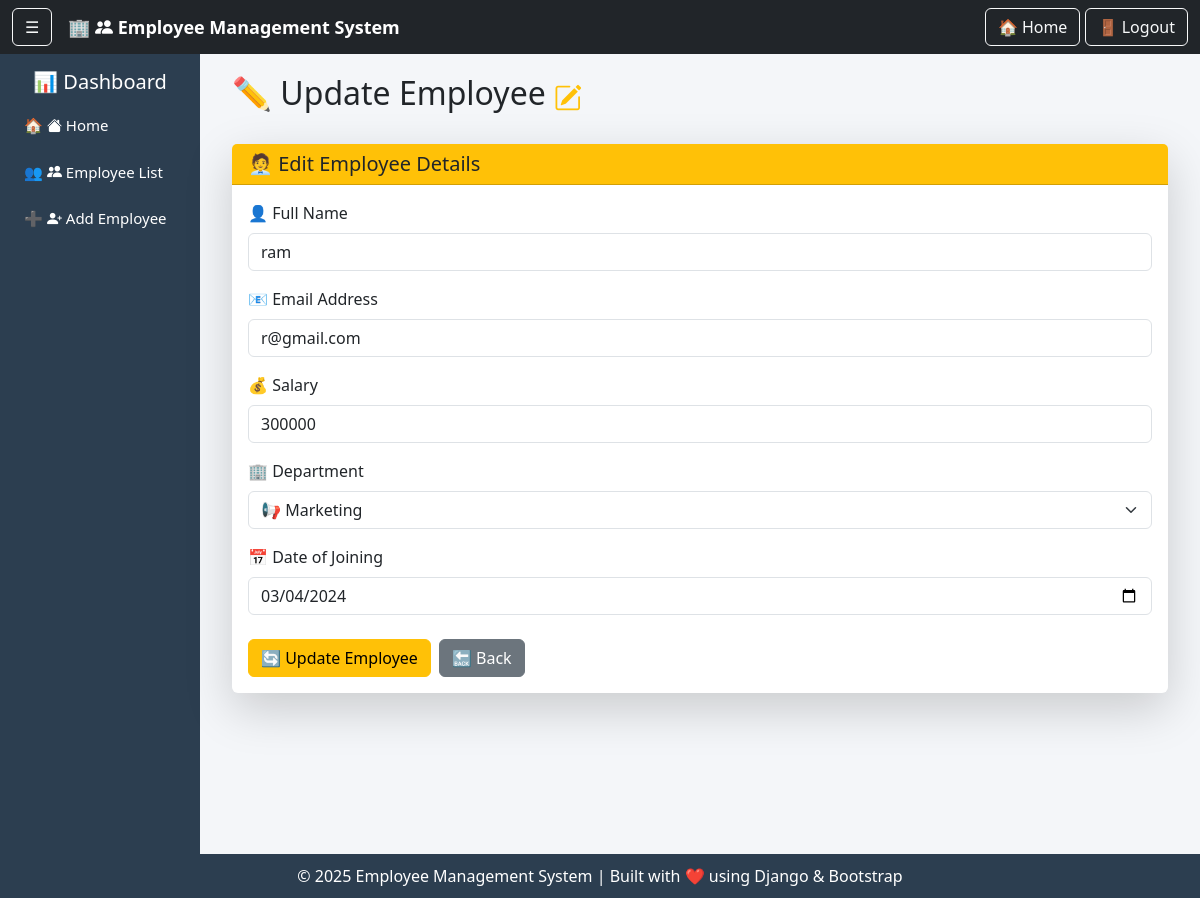
The app's page /update/3/ (signed in) with its own data.
### app/models.py (models this page shows, shortened)
class Employee(models.Model):
    id = models.AutoField(primary_key=True)
    name = models.CharField(max_length=100)
    email = models.EmailField(unique=True)
    salary = models.IntegerField()
    department = models.CharField(max_length=100)
    date_of_joining = models.DateField()

### app/views.py (the view, shortened to what this page needs)
# urls.py: path('update/<int:id>/', views.update_employee, name='update_employee'),
@login_required(login_url='login')
def update_employee(request, id):
    emp = get_object_or_404(Employee, id=id)
    return render(request, 'employee/update_employee.html', {
        'emp': emp
    })

### app/templates/employee/update_employee.html (shortened to what this page needs)
{% extends 'employee/base.html' %}
{% load static %}
{% block content %}
<div class="container">
    <div class="d-flex align-items-center mb-4">
        <h2 class="me-2">✏ Update Employee</h2>
        <i class="bi bi-pencil-square fs-3 text-warning"></i>
    </div>
    <div class="card shadow-lg border-0">
        <div class="card-header bg-warning text-dark">
            <h5 class="mb-0">
                🧑‍💼 Edit Employee Details
            </h5>
        </div>
        <div class="card-body">
            <form method="post">
                <div class="mb-3">
                    <label class="form-label">
                        👤 Full Name
                    </label>
                    <input type="text"
                           name="name"
                           value="{{ emp.name }}"
                           class="form-control"
                           required>
                </div>
                <div class="mb-3">
                    <label class="form-label">
                        📧 Email Address
                    </label>
                    <input type="email"
                           name="email"
                           value="{{ emp.email }}"
                           class="form-control"
                           required>
                </div>
                <div class="mb-3">
                    <label class="form-label">
                        💰 Salary
                    </label>
                    <input type="number"
                           name="salary"
                           value="{{ emp.salary }}"
                           class="form-control"
                           required>
                </div>
                <div class="mb-3">
                    <label class="form-label">
                        🏢 Department
                    </label>
                    <select name="department" class="form-select" required>
                        <option value="Marketing" {% if emp.department == "Marketing" %}selected{% endif %}>
                            📢 Marketing
                        </option>
                    </select>
                </div>
                <div class="mb-4">
                    <label class="form-label">
                        📅 Date of Joining
                    </label>
                    <input type="date"
                           name="date_of_joining"
                           value="{{ emp.date_of_joining|date:'Y-m-d' }}"
                           class="form-control"
                           required>
                </div>
                <div class="d-flex gap-2">
                    <button type="submit" class="btn btn-warning">
                        🔄 Update Employee
                    </button>
                    <a href="{% url 'employee_list' %}" class="btn btn-secondary">
                        🔙 Back
                    </a>
                </div>
            </form>
        </div>
    </div>
</div>
{% endblock %}

### app/templates/employee/base.html (style rules this page uses)
body { background-color: #f4f6f9; }

### records on screen
Employee: name "ram", email "r@gmail.com", salary "300000", department "📢 Marketing", date_of_joining "03/04/2024"
